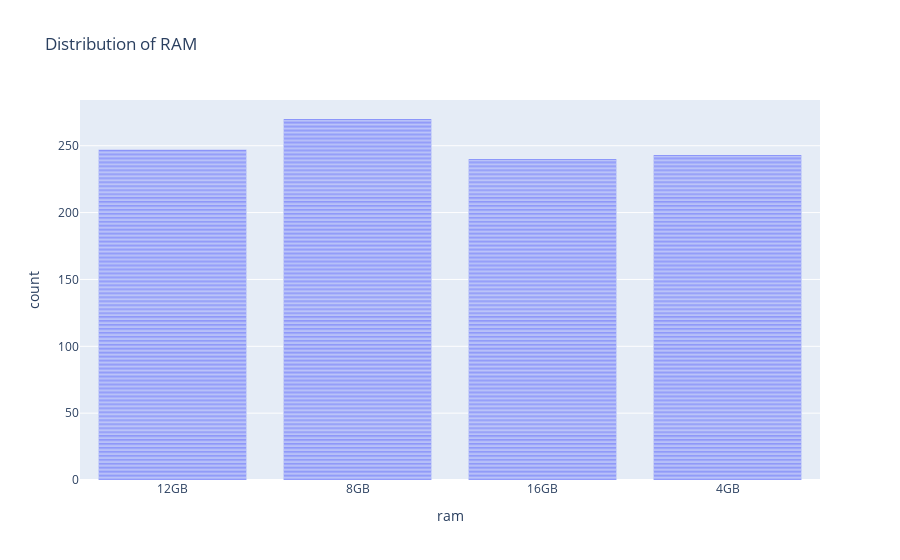

This figure's notebook cell:
### Code cell
ram_fig = px.bar(df,x=df.ram,title='Distribution of RAM')
ram_fig

### Figure 1 — Plotly figure (JSON) as saved in the notebook; plotly's stock layout.template omitted (floating-point values rounded to 4 significant figures; data arrays with more than 128 entries replaced by an {"elided": "..."} marker saying what was removed)
{"data": [{"alignmentgroup": "True", "hovertemplate": "ram=%{x}<br>count=%{y}<extra></extra>", "legendgroup": "", "marker": {"color": "#636efa", "pattern": {"shape": ""}}, "name": "", "offsetgroup": "", "orientation": "v", "showlegend": false, "textposition": "auto", "type": "bar", "x": {"elided": "1000 str values"}, "xaxis": "x", "y": {"elided": "1000 int values"}, "yaxis": "y"}], "layout": {"autosize": true, "barmode": "relative", "legend": {"tracegroupgap": 0}, "title": {"text": "Distribution of RAM"}, "xaxis": {"anchor": "y", "autorange": true, "domain": [0, 1], "range": [-0.5, 3.5], "title": {"text": "ram"}, "type": "category"}, "yaxis": {"anchor": "x", "autorange": true, "domain": [0, 1], "range": [0, 284.2], "title": {"text": "count"}, "type": "linear"}}}
